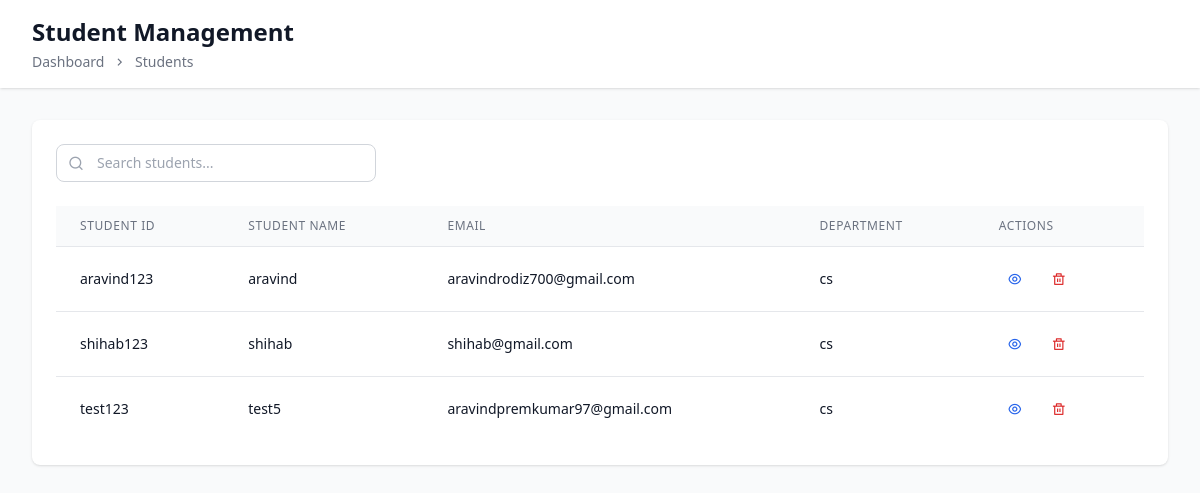
The app's page /app/student_list/ with its own data.
### student/models.py (models this page shows, shortened)
class Student(AbstractBaseUser):
    student_name = models.CharField(max_length=100)
    student_id = models.CharField(max_length=20, unique=True)
    email = models.EmailField(unique=True)
    department = models.CharField(max_length=100)
    photo = models.ImageField(upload_to='student_photos/')
    leave_balance = models.PositiveIntegerField(default=10)
    is_active = models.BooleanField(default=True)
    is_staff = models.BooleanField(default=False)
    is_superuser = models.BooleanField(default=False)
    USERNAME_FIELD = 'student_id'
    REQUIRED_FIELDS = ['email','student_name']
    objects = StudentManager()

### app/views.py (the view)
# urls.py: path('student_list/', views.student_list, name='student_list'),
def student_list(request):
     students = Student.objects.filter(is_staff=False, is_active=True)
     return render(request, 'student_list.html', {'students': students})

### app/templates/student_list.html (shortened to what this page needs)
<!DOCTYPE html>
<html lang="en">
<head>
  <script src="https://cdn.tailwindcss.com"></script>
  <link rel="stylesheet" href="https://cdn.jsdelivr.net/npm/remixicon@4.5.0/fonts/remixicon.css" />
</head>
<body class="bg-gray-50 min-h-screen">
  <div class="min-h-screen">
    <header class="bg-white shadow">
      <div class="max-w-7xl mx-auto px-4 sm:px-6 lg:px-8 py-4">
        <div class="flex items-center justify-between">
          <div>
            <h1 class="text-2xl font-semibold text-gray-900">Student Management</h1>
            <div class="flex items-center space-x-2 text-sm text-gray-500 mt-1">
              <span>Dashboard</span>
              <i class="ri-arrow-right-s-line"></i>
              <span>Students</span>
            </div>
          </div>
        </div>
      </div>
    </header>
    <main class="max-w-7xl mx-auto px-4 sm:px-6 lg:px-8 py-8">
      <div class="bg-white shadow rounded-lg p-6">
        <div class="relative flex-1 w-full sm:max-w-xs mb-6">
          <input type="text" placeholder="Search students..." class="w-full pl-10 pr-4 py-2 border border-gray-300 rounded-lg text-sm focus:outline-none focus:ring-2 focus:ring-primary/20 focus:border-primary" />
          <i class="ri-search-line absolute left-3 top-1/2 -translate-y-1/2 text-gray-400 w-4 h-4 flex items-center justify-center"></i>
        </div>
        <div class="table-container overflow-x-auto">
          <table class="min-w-full divide-y divide-gray-200">
            <thead class="bg-gray-50">
              <tr>
                <th class="px-6 py-3 text-left text-xs font-medium text-gray-500 uppercase tracking-wider">Student ID</th>
                <th class="px-6 py-3 text-left text-xs font-medium text-gray-500 uppercase tracking-wider">Student Name</th>
                <th class="px-6 py-3 text-left text-xs font-medium text-gray-500 uppercase tracking-wider">Email</th>
                <th class="px-6 py-3 text-left text-xs font-medium text-gray-500 uppercase tracking-wider">Department</th>
                <th class="px-6 py-3 text-left text-xs font-medium text-gray-500 uppercase tracking-wider">Actions</th>
              </tr>
            </thead>
            <tbody class="bg-white divide-y divide-gray-200">
              {% for student in students %}
              <tr class="hover:bg-gray-50">
                <td class="px-6 py-4 whitespace-nowrap text-sm text-gray-900">{{ student.student_id }}</td>
                <td class="px-6 py-4 whitespace-nowrap text-sm text-gray-900">{{ student.student_name }}</td>
                <td class="px-6 py-4 whitespace-nowrap text-sm text-gray-900">{{ student.email }}</td>
                <td class="px-6 py-4 whitespace-nowrap text-sm text-gray-900">{{ student.department }}</td>
                <td class="px-6 py-4 whitespace-nowrap text-sm text-gray-500">
                  <div class="flex items-center space-x-3">
                    <a href="{% url 'view_student' student.id %}" class="text-blue-600 hover:text-blue-900 w-8 h-8 flex items-center justify-center cursor-pointer">
                      <i class="ri-eye-line"></i>
                    </a>
                    <form action="{% url 'delete_student' student.id %}" method="POST" class="inline">
                      <button type="submit" class="text-red-600 hover:text-red-900 w-8 h-8 flex items-center justify-center cursor-pointer">
                        <i class="ri-delete-bin-line"></i>
                      </button>
                    </form>
                  </div>
                </td>
              </tr>
              {% endfor %}
            </tbody>
          </table>
        </div>
      </div>
    </main>
  </div>
</body>
</html>

### records on screen
Student: student_id "aravind123", student_name "aravind", email "aravindrodiz700@gmail.com", department "cs"
Student: student_id "shihab123", student_name "shihab", email "shihab@gmail.com", department "cs"
Student: student_id "test123", student_name "test5", email "aravindpremkumar97@gmail.com", department "cs"
